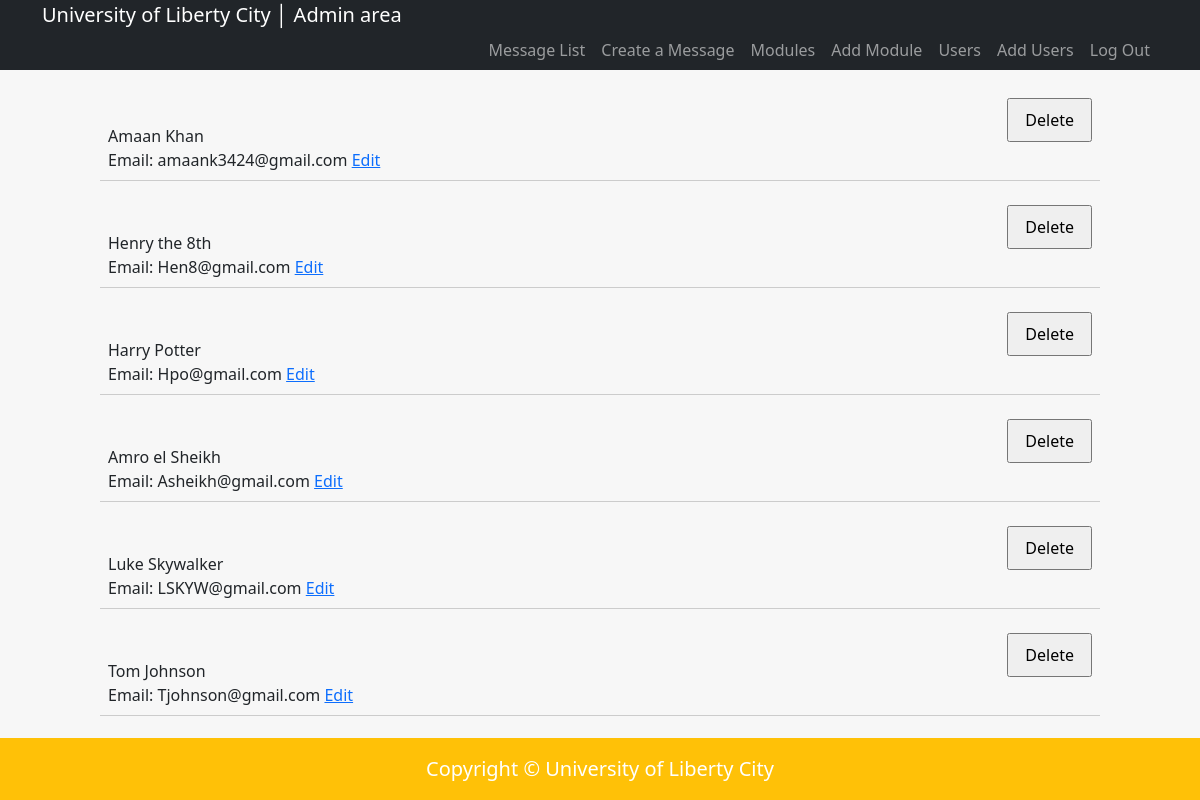
Screenshot of /admin/user.php with the database file from the repository.
### tables this page shows
CREATE TABLE `author` (
  `id` int(11) NOT NULL,
  `name` varchar(255) DEFAULT NULL,
  `email` varchar(255) DEFAULT NULL
);

### includes/DatabaseFunctions.php (called while the page is built, shortened)
<?php
function query($pdo, $sql, $parameters = []) {
	$query = $pdo->prepare($sql);
	$query->execute($parameters);
	return $query;
}
function allAuthors($pdo) {
	$authors = query($pdo, 'SELECT * FROM author');
	return $authors->fetchAll();
}

### admin/user.php (called while the page is built, shortened)
<?php
include '../includes/DatabaseConnection.php';
include '../includes/DatabaseFunctions.php';
$authors = allAuthors($pdo);
include '../templates/adminusers.html.php';
include '../templates/admin_layout.html.php';
?>

### templates/adminusers.html.php (the view, shortened to what this page needs)
<?php foreach ($authors as $author): ?>
    <blockquote>
        <?= htmlspecialchars($author['name'], ENT_QUOTES, 'UTF-8') ?>
        <br /> Email: <?= htmlspecialchars($author['email'], ENT_QUOTES, 'UTF-8') ?>
        <a href="edituser.php?id=<?= $author['id'] ?>">Edit</a>
        <form action="deleteuser.php" method="post">
            <input type="submit" value="Delete" onclick="return confirm('Are you sure you want to delete this author?');">
        </form>
    </blockquote>
<?php endforeach; ?>

### jokes.css (style rules this page uses)
* { margin: 0; padding: 0; }
body { font-family: Arial, Helvetica, Sans-serif; }
body { font-size: 1.2em; font-family: arial, helvetica, sans-serif }
input, label, select, textarea { float: left; width: 15em; margin-bottom: 1em; padding: 0.5em; }
input[type="submit"] { margin-left: 15em; width: auto; padding: 0.5em 1em; clear: both; font-size: 1em; }
form { overflow: auto; clear: both; display: block; }
blockquote { display: table; margin-bottom: 1em; border-bottom: 1px solid #ccc; padding: 0.5em; }
blockquote form { display: table-cell; width: 10%; }

### rows the page displays
author: name "Amaan Khan", email "amaank3424@gmail.com"
author: name "Henry the 8th", email "Hen8@gmail.com"
author: name "Harry Potter", email "Hpo@gmail.com"
author: name "Amro el Sheikh", email "Asheikh@gmail.com"
author: name "Luke Skywalker", email "LSKYW@gmail.com"
author: name "Tom Johnson", email "Tjohnson@gmail.com"
